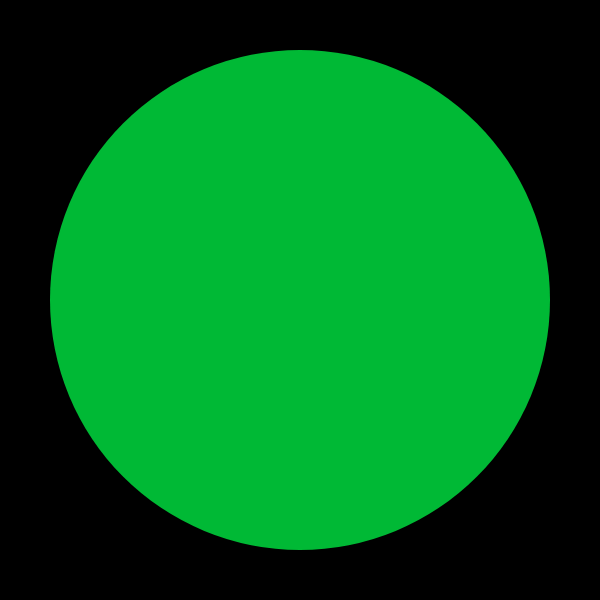
Frame 1 (no input)
Frame 60 (no input): identical to frame 1, image omitted
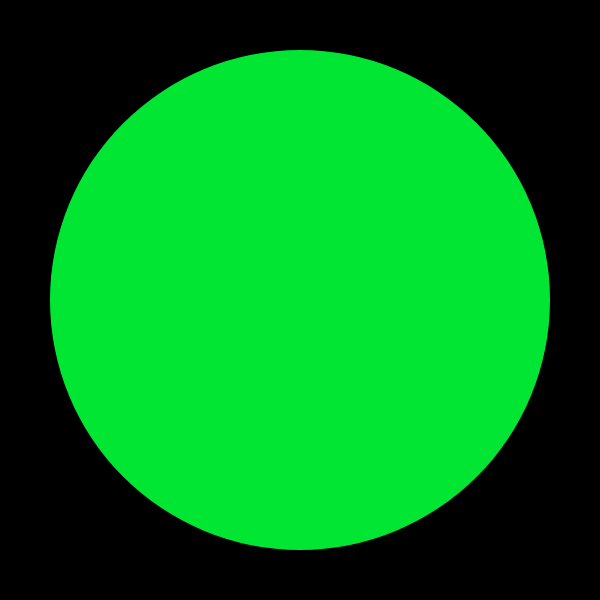
Frame 120 (the mouse pressed at the canvas centre since frame 60)

The p5.js sketch that drew these frames (run headless with seeded random() and noise() and a simulated clock; from frame 60 on, the mouse is pressed at the canvas centre):

// p5.js sketch
// ── sketch.js
let shapeX = 300
let shapeY = 300
let g, b;

function setup() {
    frameRate(30);
    createCanvas(600, 600);
    noStroke();

    g = random(10, 255);
    b = random(255);
}

function draw() {
    background(0);
    fill(0, g, b);

    if (keyIsPressed === true) {
        if (keyCode === UP_ARROW) {
       shapeY-= 5;
        } else if (keyCode === DOWN_ARROW) {
       shapeY+= 5;
        } else if (keyCode === LEFT_ARROW) {
       shapeX-= 5;
        } else if (keyCode === RIGHT_ARROW) {
       shapeX+= 5;
        }
    }

    if (mouseIsPressed) {
        g = random(10, 255);
        b = random(255);
    }

    circle(shapeX, shapeY, 500)
    
}
